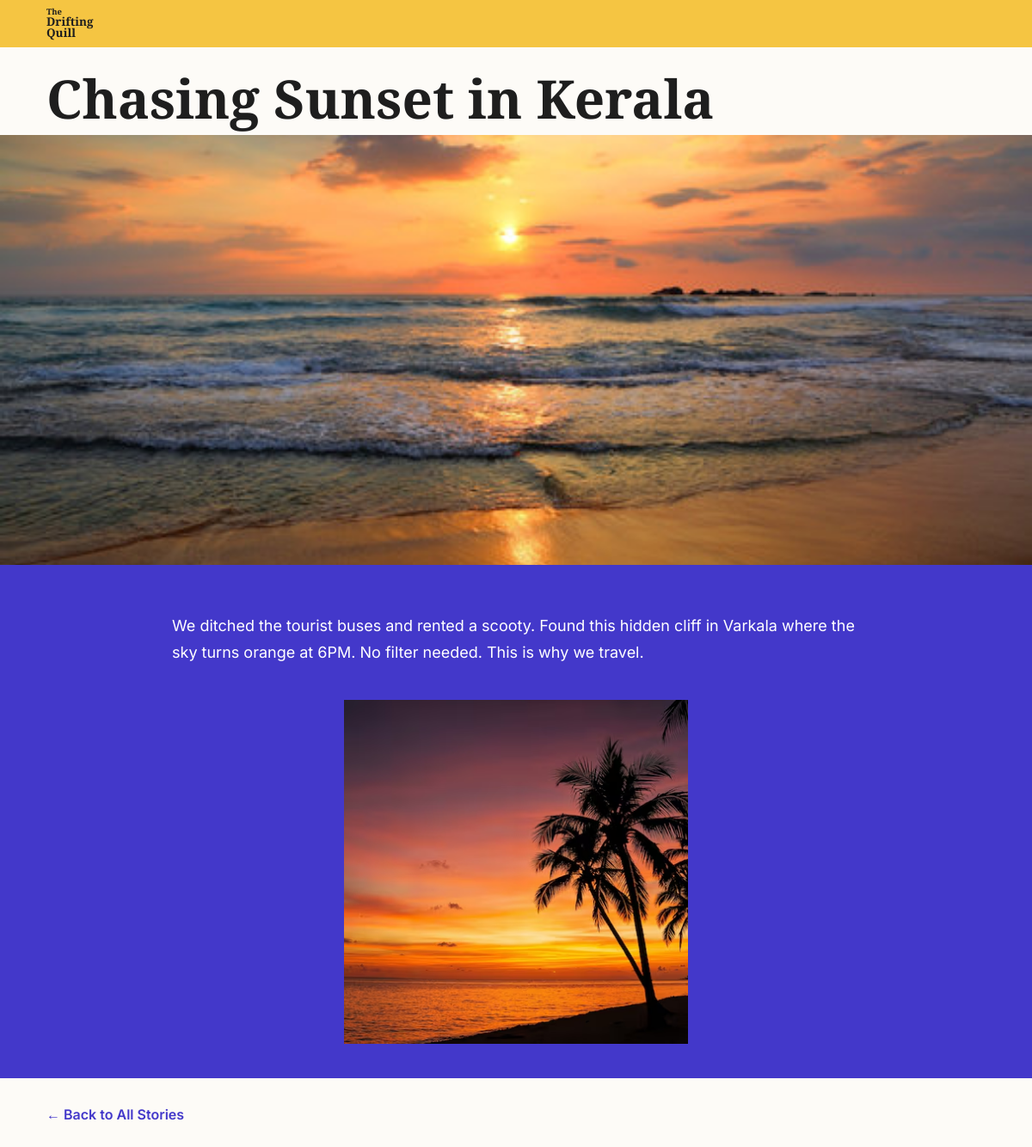
The app's page /post/4/ with its own data.
### travel_app/models.py (models this page shows, shortened)
class Destination(models.Model):
    title = models.CharField(max_length=200)
    description = models.TextField()
    main_image = models.ImageField(upload_to='travel_pics/') # വലിയ ഫോട്ടോയ്ക്കായി
    small_image = models.ImageField(upload_to='travel_pics/') # നീല ബോക്സിലെ ചെറിയ ഫോട്ടോയ്ക്കായി
    date_posted = models.DateTimeField(auto_now_add=True)

### travel_app/views.py (the view)
# urls.py: path('post/<int:id>/', views.post_detail, name='post_detail'),
def post_detail(request, id):
    post = get_object_or_404(Destination, id=id)
    return render(request, 'blog/post_detail.html', {'post': post})

### travel_app/templates/blog/post_detail.html (shortened to what this page needs)
{% load static %}
<!DOCTYPE html>
<html lang="en">
<head>
  <link href="https://cdn.jsdelivr.net/npm/bootstrap@5.3.0/dist/css/bootstrap.min.css" rel="stylesheet">
</head>
<body>
  <div class="yellow-bar">
    <div class="logo-text">
      <a href="/">
        <span class="small">The</span>
        Drifting<br>Quill
      </a>
    </div>
  </div>
  <h1 class="post-title">{{ post.title }}</h1>
  {% if post.main_image %}
    <img src="{{ post.main_image.url }}" class="main-img" alt="{{ post.title }}">
  {% endif %}
  <div class="blue-box">
    <div class="content-wrap">
      <p>{{ post.description|linebreaks }}</p>
      {% if post.small_image %}
      <div class="small-img-container">
        <img src="{{ post.small_image.url }}" class="small-img" alt="{{ post.title }}">
      </div>
      {% endif %}
    </div>
  </div>
  <a href="/" class="back-btn">← Back to All Stories</a>
</body>
</html>

### travel_app/templates/blog/post_detail.html (style rules this page uses)
body { font-family: 'Inter', sans-serif !important; background-color: #FDFBF7 !important; margin: 0 !important; color: #1E1E1E !important; }
.yellow-bar { background-color: #F5C542 !important; padding: 9px 4.5% !important; display: flex !important; justify-content: space-between !important; align-items: center !important; position: sticky !important; top: 0 !important; z-index: 1000 !important; }
.logo-text { font-family: 'EB Garamond', serif !important; font-weight: 700 !important; font-size: 13.5px !important; line-height: 1 !important; }
.logo-text .small { font-size: 9.5px !important; display: block !important; }
.logo-text a { color: #1E1E1E !important; text-decoration: none !important; }
.post-title { font-family: 'EB Garamond', serif !important; font-size: 62px !important; font-weight: 700 !important; line-height: 0.88 !important; color: #1E1E1E !important; padding: 32px 4.5% 16px !important; margin: 0 !important; }
.main-img { width: 100% !important; height: 500px !important; object-fit: cover !important; display: block !important; }
.blue-box { background-color: #4338CA !important; color: #FFFFFF !important; padding: 40px 4.5% !important; font-size: 18px !important; line-height: 1.7 !important; }
.content-wrap { max-width: 800px !important; margin: 0 auto !important; }
.small-img-container { width: 400px !important; height: 400px !important; overflow: hidden !important; margin: 40px auto 0 !important; }
.small-img { width: 100% !important; height: 100% !important; object-fit: cover !important; }
.back-btn { color: #4338CA !important; font-weight: 600 !important; text-decoration: none !important; display: inline-block !important; margin: 30px 4.5% !important; font-size: 16px !important; }

### records on screen
Destination: title "Chasing Sunset in Kerala", main_image (picture), description "We ditched the tourist buses and rented a scooty. Found this hidden cliff in Varkala where the sky turns orange at 6PM. No filter needed. This is why we travel.", small_image (picture)
